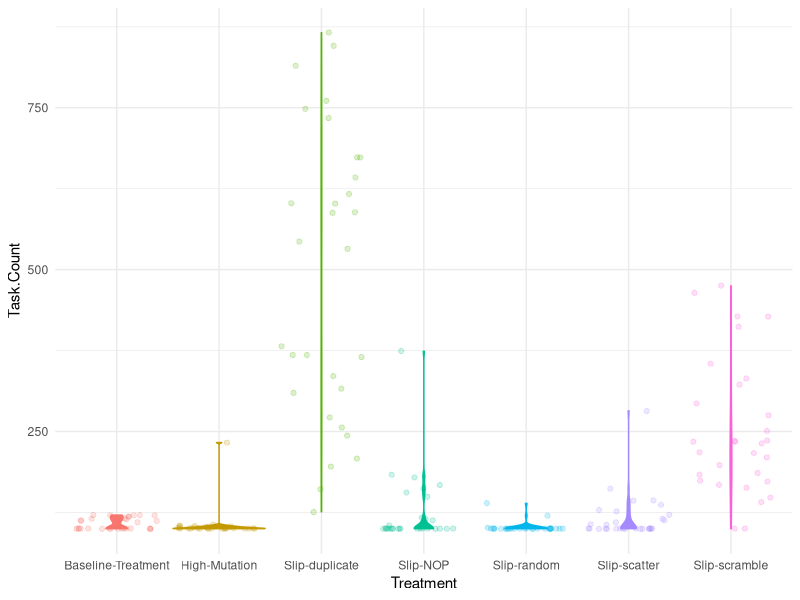
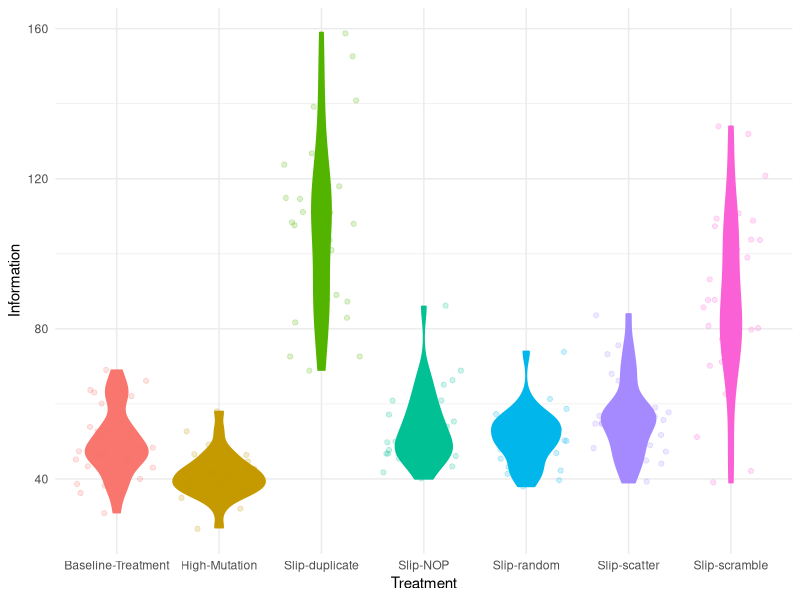
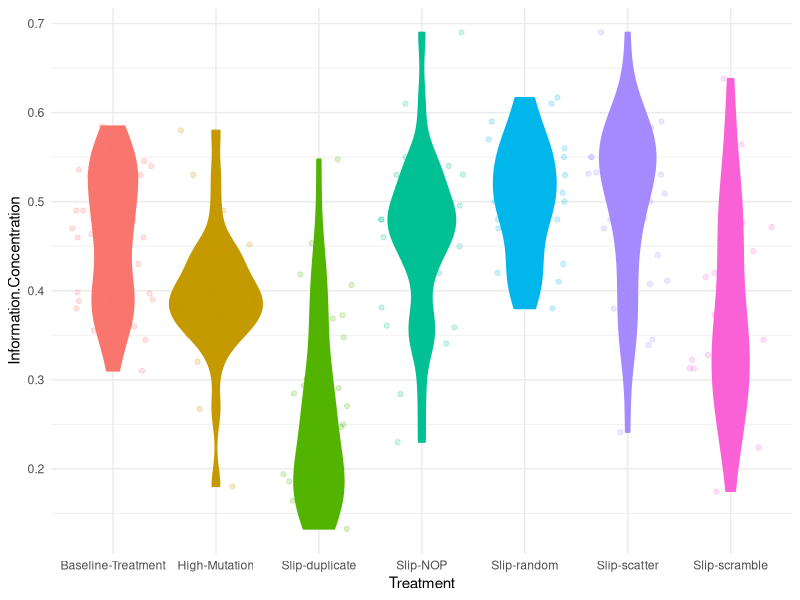
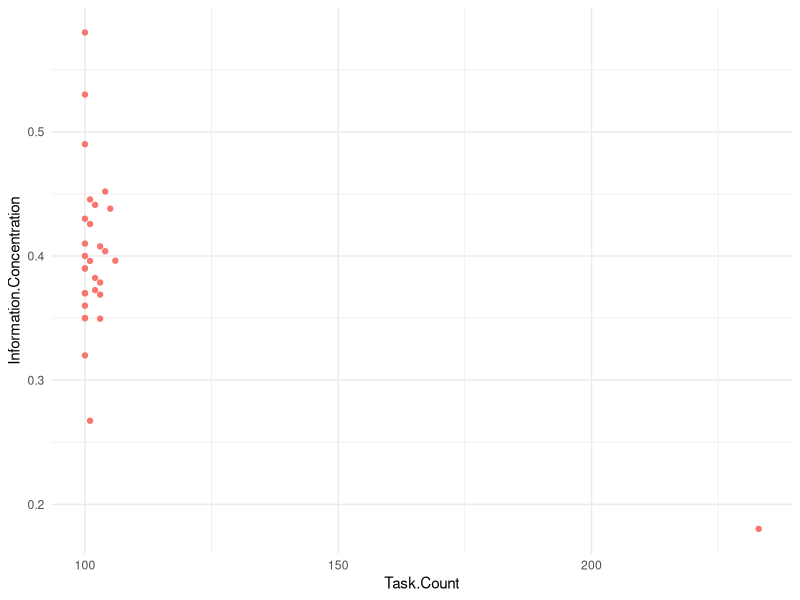
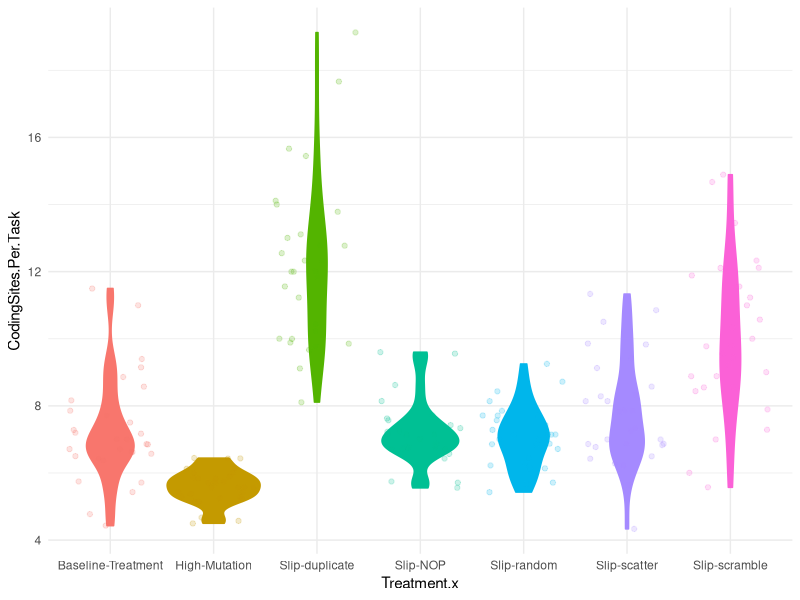
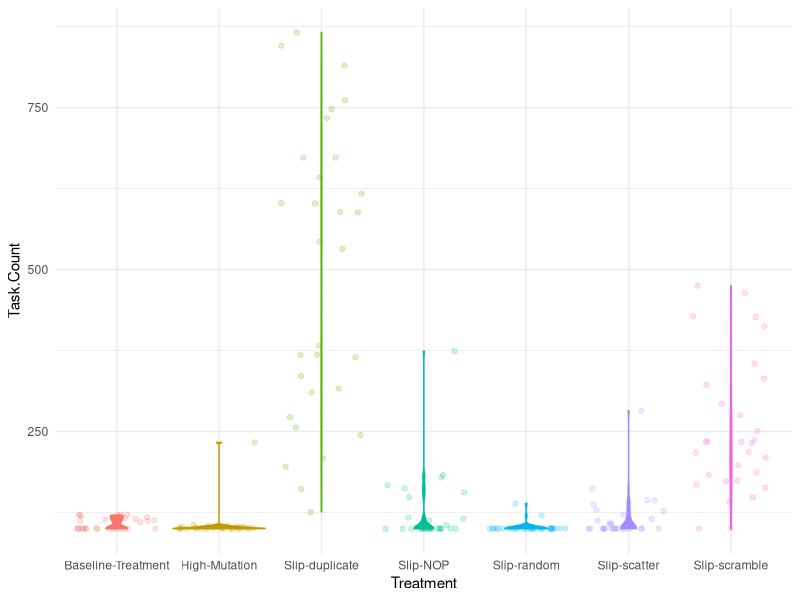
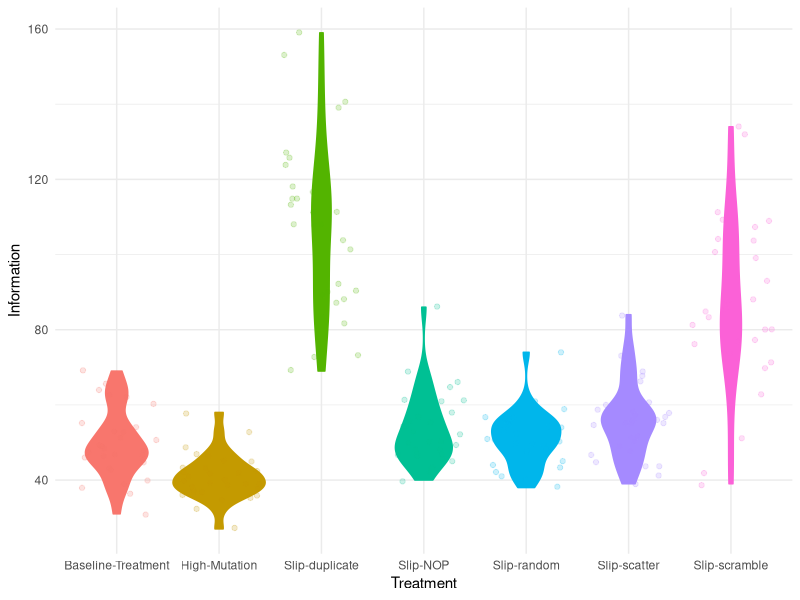
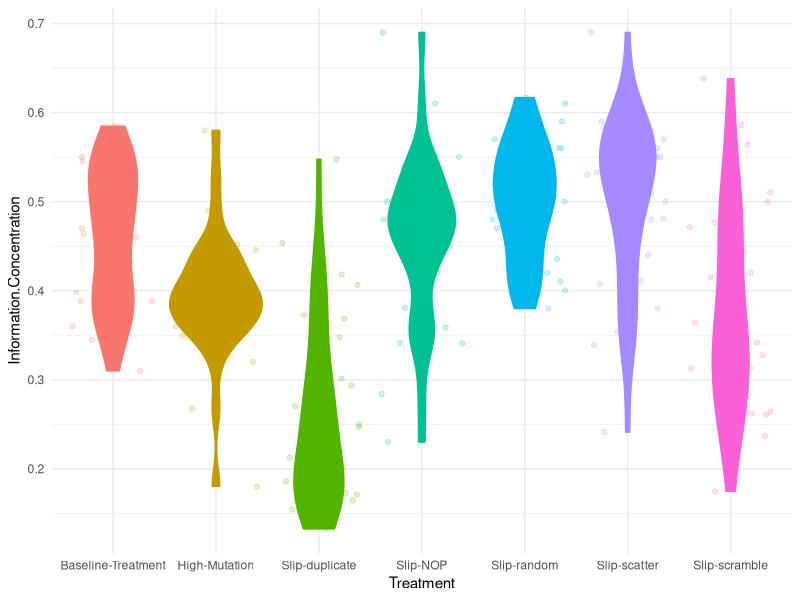

Recreate these plots in R, in order.
## ---- chunk 1
library(ggplot2)
setwd("/Users/cameronhaynes/Documents/VSCodeGitProjects/AvidaGeneDupe/experiments/2022-3-29-PaperDuplication/TidiedData")
data <- read.csv("FinalDominantGenomeLengths.csv")
names(data)
ggplot(data,aes(x=Treatment,y=Task.Count,color=Treatment,fill=Treatment)) + #Add color=Replicate with a replicate column to plot each curve seperately 
  geom_violin() +
  geom_jitter(alpha = 0.2) +
  theme_minimal() +
  theme(legend.position = 'none')#+ facet_grid(Treatment~.) # Uncomment to plot faceted by treatment

ggsave("LalejiniEtAlReplicationFinalDominantGenomeLengthsViolin.pdf")
## ---- chunk 2
library(ggplot2)
setwd("/Users/cameronhaynes/Documents/VSCodeGitProjects/AvidaGeneDupe/experiments/2022-3-29-PaperDuplication/TidiedData")
data <- read.csv("FinalDominantInfo.csv")
names(data)
ggplot(data[data$Information.Type=="Task Count",],aes(x=Treatment,y=Information,color=Treatment,fill=Treatment)) + #Add color=Replicate with a replicate column to plot each curve seperately 
  geom_violin() +
  geom_jitter(alpha = 0.2) +
  theme_minimal() +
  theme(legend.position = 'none')# + facet_grid(Information.Type~.) # Uncomment to plot faceted by treatment

ggsave("LalejiniEtAlReplicationFinalDominantInfo.pdf")
## ---- chunk 3
library(ggplot2)
setwd("/Users/cameronhaynes/Documents/VSCodeGitProjects/AvidaGeneDupe/experiments/2022-3-29-PaperDuplication/TidiedData")
data <- read.csv("FinalDominantInfo.csv")
names(data)
ggplot(data[data$Information.Type=="Task Count",],aes(x=Treatment,y=Information.Concentration,color=Treatment,fill=Treatment)) + #Add color=Replicate with a replicate column to plot each curve seperately 
  geom_violin() +
  geom_jitter(alpha = 0.2) +
  theme_minimal() +
  theme(legend.position = 'none')# + facet_grid(Information.Type~.) # Uncomment to plot faceted by treatment

ggsave("LalejiniEtAlReplicationFinalDominantInfoConcentration.pdf")
## ---- chunk 4
library(ggplot2)
setwd("/Users/cameronhaynes/Documents/VSCodeGitProjects/AvidaGeneDupe/experiments/2022-3-29-PaperDuplication/TidiedData")
data1 <- read.csv("FinalDominantInfo.csv")
data2 <- read.csv("FinalDominantGenomeLengths.csv")
data = merge(data1[data1$Information.Type=="Task Count",],data2, by = c("Replicate.."))
names(data)
ggplot(data[data$Treatment.x=="High-Mutation",],aes(x=Task.Count,y=Information.Concentration,color=Treatment.x,fill=Treatment.x)) + #Add color=Replicate with a replicate column to plot each curve seperately 
  geom_point() +
  theme_minimal() +
  theme(legend.position = 'none')
## ---- chunk 5
library(ggplot2)
setwd("/Users/cameronhaynes/Documents/VSCodeGitProjects/AvidaGeneDupe/experiments/2022-3-29-LalejiniEtAlReplication/TidiedData")
data1 <- read.csv("FinalDominantInfo.csv")
data2 <- read.csv("FinalDominantTaskCounts.csv")
data = merge(data1[data1$Information.Type=="Task Count",],data2, by = c("Replicate.."))
names(data)
data$CodingSites.Per.Task <- data$Information / data$Task.Count
names(data)
ggplot(data,aes(x=Treatment.x,y=CodingSites.Per.Task,color=Treatment.x,fill=Treatment.x)) + #Add color=Replicate with a replicate column to plot each curve seperately 
  geom_violin() +
  geom_jitter(alpha = 0.2) +
  theme_minimal() +
  theme(legend.position = 'none')

ggsave("LalejiniEtAlReplicationFinalDominantCodingSitesPerTask.pdf")

